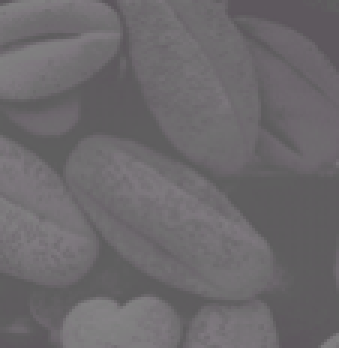
#> input picture src/lab-two/lab-two-std/imgs/Picture2.png, 113 x 116 px (shown 3 times larger)
$ jupyter execute --allow-errors lab2-std.ipynb
#> lines starting #> are read from the running program, lines starting #| are printed output that depends on the picture
### src/lab-two/lab-two-std/utils.py
import math
from typing import Union, Optional
import numpy as np
import matplotlib.pyplot as plt
from mpl_toolkits.mplot3d import Axes3D
from matplotlib import cm
from matplotlib.ticker import LinearLocator, FormatStrFormatter
import skimage.io as io
from skimage.exposure import histogram
from matplotlib.pyplot import bar
from skimage.color import rgb2gray, rgb2hsv
from scipy.signal import convolve2d
from scipy import fftpack
from skimage.util import random_noise
from skimage.filters import median
from skimage.feature import canny
from skimage.filters import sobel_h, sobel, sobel_v, roberts, prewitt


def show_images(images: list[np.ndarray], titles: Optional[list[Union[str, None]]] = None) -> None:
    """Display a list of images with optional titles.

    Args:
        images (List[np.ndarray]): List of images to display.
        titles (Optional[List[Union[str, None]]]): List of titles for the images. If None, default titles will be used.

    Returns:
        None
    """
    n_ims = len(images)
    if titles is None:
        titles = [f'({i + 1})' for i in range(n_ims)]

    fig = plt.figure()
    for n, (image, title) in enumerate(zip(images, titles), start=1):
        a = fig.add_subplot(1, n_ims, n)
        if image.ndim == 2:
            plt.gray()
        plt.imshow(image)
        a.set_title(title)

    fig.set_size_inches(np.array(fig.get_size_inches()) * n_ims)
    plt.show()


def show_3d_image(img: np.ndarray, title: str) -> None:
    """
    Display a 3D surface plot of an image.

    Args:
        img (np.ndarray): The 3D image data.
        title (str): The title for the plot.

    Returns:
        None
    """
    fig = plt.figure()
    fig.set_size_inches((12,8))
    ax = fig.add_subplot(111, projection='3d')

    # Make data.
    X = np.arange(0, img.shape[0], 1)
    Y = np.arange(0, img.shape[1], 1)
    X, Y = np.meshgrid(X, Y)
    Z = img[X,Y]

    # Plot the surface.
    surf = ax.plot_surface(
        X,
        Y,
        Z,
        cmap=cm.coolwarm,
        linewidth=0,
        antialiased=False
    )

    # Customize the z axis.
    ax.set_zlim(0, 8)
    ax.zaxis.set_major_locator(LinearLocator(10))
    ax.zaxis.set_major_formatter(FormatStrFormatter('%.02f'))

    # Add a color bar which maps values to colors.
    fig.colorbar(surf, shrink=0.5, aspect=5)
    ax.set_title(title)
    plt.show()


def show_3d_image_filtering_in_freq(img: np.ndarray, f: np.ndarray) -> None:
    """
    Display a 3D surface plot of image filtering in frequency domain.

    Args:
        img (np.ndarray): The original image data.
        f (np.ndarray): The filter in frequency domain.

    Returns:
        None
    """
    img_in_freq = fftpack.fft2(img)
    filter_in_freq = fftpack.fft2(f, img.shape)
    filtered_img_in_freq = np.multiply(img_in_freq, filter_in_freq)

    img_in_freq = fftpack.fftshift(np.log(np.abs(img_in_freq) + 1))
    filtered_img_in_freq = fftpack.fftshift(np.log(np.abs(filtered_img_in_freq) + 1))

    show_3d_image(img_in_freq, 'Original Image')
    show_3d_image(filtered_img_in_freq, 'Filtered Image')


# [13 lines left out: function show_histogram, not called in this run]

### src/lab-two/lab-two-std/lab2-std.ipynb
## Lab 2: Convolution & Discrete Fourier Transform

[cell 1]
import os
import matplotlib.pyplot as plt
import numpy as np
from scipy import fftpack
from scipy.signal import convolve2d
import skimage.io as io
from skimage.color import rgba2rgb, rgb2gray
from skimage.util import random_noise
from skimage.exposure import rescale_intensity
import utils

#### Part 1: Understanding the Concept of Inverse DFT
In this part, we will construct matrices in the frequency domain and see how they look in the 2D space domain.

[cell 2]
def plot_image_from_freq(freq_domain_mat: np.ndarray) -> None:
    """
    Maps a matrix from frequency domain to space domain and plots it.

    Parameters:
        freq_domain_mat (numpy.ndarray): The matrix in the frequency domain.

    Note:
        - The function performs an inverse FFT to transform the matrix from the frequency
            domain to the space domain.
        - The resulting matrix may contain complex numbers, so the magnitude is taken for plotting.
        - Inverse FFT is a fast version of inverse DFT.
    """
    inverse_fft_mat = fftpack.ifft2(freq_domain_mat)
    image = np.abs(inverse_fft_mat)
    utils.show_images([image], titles=['Image in Space Domain'])

[cell 3]
"""We will first try to construct a matrix in the frequency domain that makes
a vertically moving ripple in the space domain.
"""

freq_domain_mat: np.ndarray = np.zeros([21, 21])

# The choice of the value '1' is arbitrary
freq_domain_mat[9, 10] = 1
freq_domain_mat[11, 10] = 1

plot_image_from_freq(freq_domain_mat)

[cell 4]
"""TODO: construct a matrix in the frequency domain that makes a HORIZONTALLY moving
ripple in the space domain.
"""
freq_domain_mat: np.ndarray = np.zeros([21, 21])
# freq_domain_mat[<TODO>, <TODO>] = 1
# freq_domain_mat[<TODO>, <TODO>] = 1
plot_image_from_freq(freq_domain_mat)

[cell 5]
"""TODO: construct a matrix in the frequency domain that makes a DIAGONALLY moving
ripple in the space domain.
"""
freq_domain_mat: np.ndarray = np.zeros([21, 21])
# freq_domain_mat[<TODO>, <TODO>] = 1
# freq_domain_mat[<TODO>, <TODO>] = 1
plot_image_from_freq(freq_domain_mat)

We recommend you try to construct different matrices like the previous ones and see if their space domain representation is what you expect.
<hr/>

#### Part 2: Understanding Image Filtering in the Frequency Domain

In this part, we will try to alter an image by multiplying it by a filter in the frequency domain.

[cell 6]
import numpy as np
import matplotlib.pyplot as plt
from scipy import fftpack

def apply_filter_in_freq(img: np.ndarray, f: np.ndarray) -> None:
    """Apply a filter to an image in the frequency domain and plot
    multiple images describing the process.

    Parameters:
        img (np.ndarray): The input image.
        f (np.ndarray): The filter to be applied.

    Returns:
        None

    Note:
        - We supply the img shape here to make both the filter and img
        have the same shape to be able to multiply.
        - Used log for better intensity scale, shift to make zero freq at center.
    """
    img_in_freq = fftpack.fft2(img)

    filter_in_freq = fftpack.fft2(f, img.shape)
    filtered_img_in_freq = np.multiply(img_in_freq, filter_in_freq)
    filtered_img = fftpack.ifft2(filtered_img_in_freq)

    utils.show_images(
        [
            img,
            fftpack.fftshift(np.log(np.abs(img_in_freq)+1)),
            fftpack.fftshift(np.log(np.abs(filter_in_freq)+1)),
            fftpack.fftshift(np.log(np.abs(filtered_img_in_freq)+1)),
            np.abs(filtered_img)
        ],
        [
            'Image',
            'Image in Freq. Domain',
            'Filter in Freq. Domain',
            'Filtered Image in Freq. Domain',
            'Filtered Image'
        ]
    )

[cell 7]
"""Example: Let's try some filters on a sample image"""
img: np.ndarray = rgb2gray(rgba2rgb(io.imread(os.path.join('imgs', 'Picture2.png'))))
#> img: shape (116, 113) float64; min 0.344, max 0.513, mean 0.415

"""This is a low pass filter (more on that in the upcoming lectures)"""
low_pass_filter: np.ndarray = np.array([
    [1, 2, 1],
    [2, 4, 2],
    [1, 2, 1]
])

apply_filter_in_freq(img, low_pass_filter)
#> in show_images (call 4), `n_ims = len(images)`: n_ims = 5
#> the loop in show_images (call 4), `for n, (image, title) in enumerate(zip(images, titles), start=1):` made 5 passes
#> title on passes 1 to 5: 'Image', 'Image in Freq. Domain', 'Filter in Freq. Domain', 'Filtered Image in Freq. Domain', 'Filtered Image'
#> in show_images (call 4), `plt.show()`:
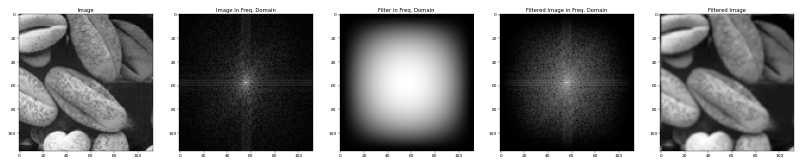
#> figure drawn by matplotlib, 5 panels

[cell 8]
"""This is a high pass filter (more on that in the upcoming lectures)"""

high_pass_filter: np.ndarray = np.array([
    [0, -1, 0],
    [-1, 4, -1],
    [0, -1, 0]
])

apply_filter_in_freq(img, high_pass_filter)
#> the loop in show_images (call 5), `for n, (image, title) in enumerate(zip(images, titles), start=1):` made 5 passes
#> in show_images (call 5), `plt.show()`:
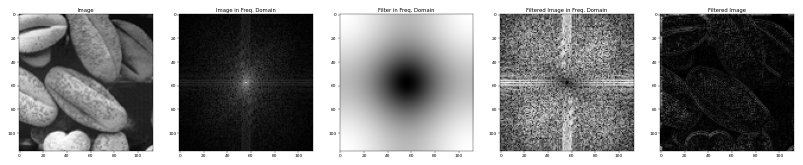
#> figure drawn by matplotlib, 5 panels

#### TODO
What happened to the filtered images in the two previous examples and why?

[cell 9]
utils.show_3d_image_filtering_in_freq(img, high_pass_filter)
#> in show_3d_image_filtering_in_freq, `img_in_freq = fftpack.fftshift(np.log(np.abs(img_in_freq) + 1))`:
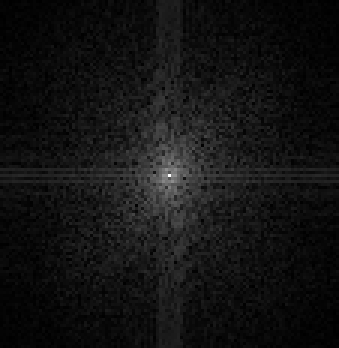
#> img_in_freq: shape (116, 113) float64 (shown 3 times larger); min 0.00367, max 8.6, mean 0.65; drawn with min black and max white
#> in show_3d_image_filtering_in_freq, `filtered_img_in_freq = fftpack.fftshift(np.log(np.abs(filtered_img_in_..`:
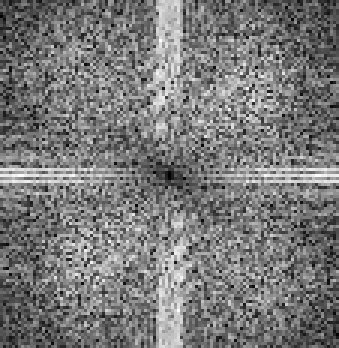
#> filtered_img_in_freq: shape (116, 113) float64 (shown 3 times larger); min 0, max 2.51, mean 1.19; drawn with min black and max white
#> in show_3d_image, `surf = ax.plot_surface( X, Y, Z, cmap=cm.coolwarm, linewidth=0, antial..`:
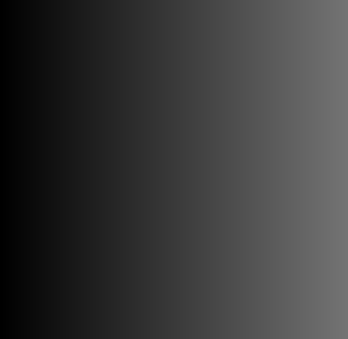
#> X: shape (113, 116) int64 (shown 3 times larger); min 0, max 115, mean 57.5
#> call 2 of show_3d_image, with title = 'Filtered Image'
#> in show_3d_image (call 2), `Z = img[X,Y]`:
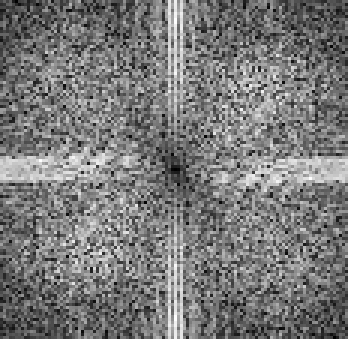
#> Z: shape (113, 116) float64 (shown 3 times larger); min 0, max 2.51, mean 1.19; drawn with min black and max white
#> in show_3d_image (call 2), `plt.show()`:
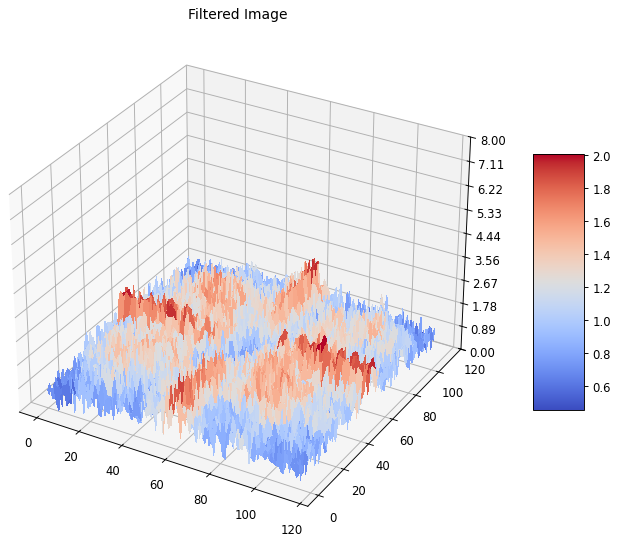
#> figure drawn by matplotlib, 2 panels

[cell 10]
utils.show_3d_image_filtering_in_freq(img, low_pass_filter)
#> in show_3d_image_filtering_in_freq (call 2), `filtered_img_in_freq = fftpack.fftshift(np.log(np.abs(filtered_img_in_..`:
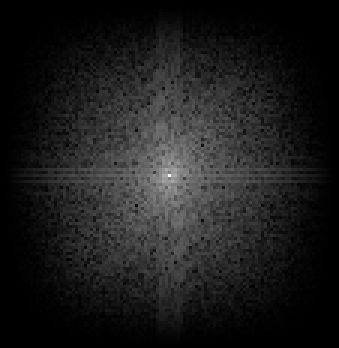
#> filtered_img_in_freq: shape (116, 113) float64 (shown 3 times larger); min 0, max 11.38, mean 1.29; drawn with min black and max white
#> call 4 of show_3d_image, with title = 'Filtered Image'
#> in show_3d_image (call 4), `Z = img[X,Y]`:
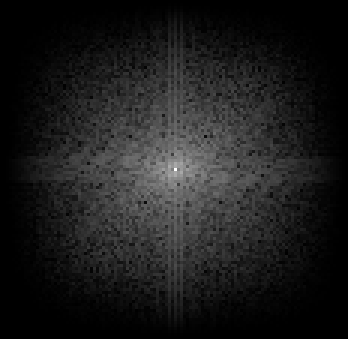
#> Z: shape (113, 116) float64 (shown 3 times larger); min 0, max 11.38, mean 1.29; drawn with min black and max white
#> in show_3d_image (call 4), `plt.show()`:
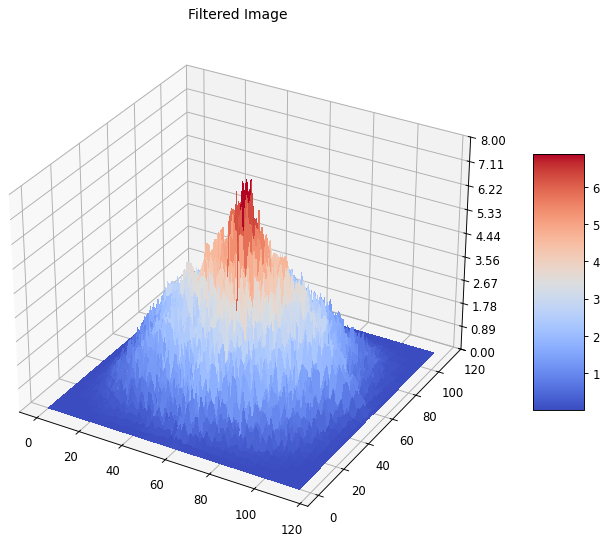
#> figure drawn by matplotlib, 2 panels

$ run again, with src/lab-two/lab-two-std/imgs/Picture1.png copied over src/lab-two/lab-two-std/imgs/Picture2.png
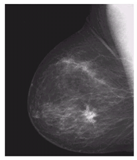
#> input picture src/lab-two/lab-two-std/imgs/Picture1.png, 137 x 160 px
#> in show_3d_image (call 4), `Z = img[X,Y]`:
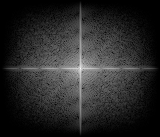
#> Z: shape (137, 160) float64; min 0, max 11.67, mean 1.86; drawn with min black and max white
#> in show_3d_image (call 4), `plt.show()`:
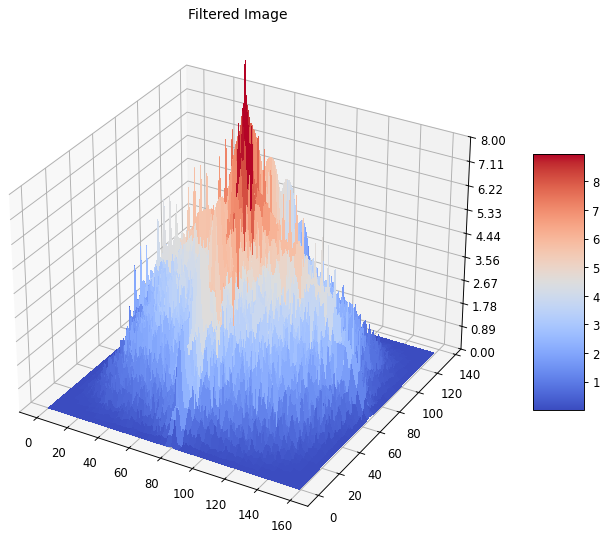
#> figure drawn by matplotlib, 2 panels
